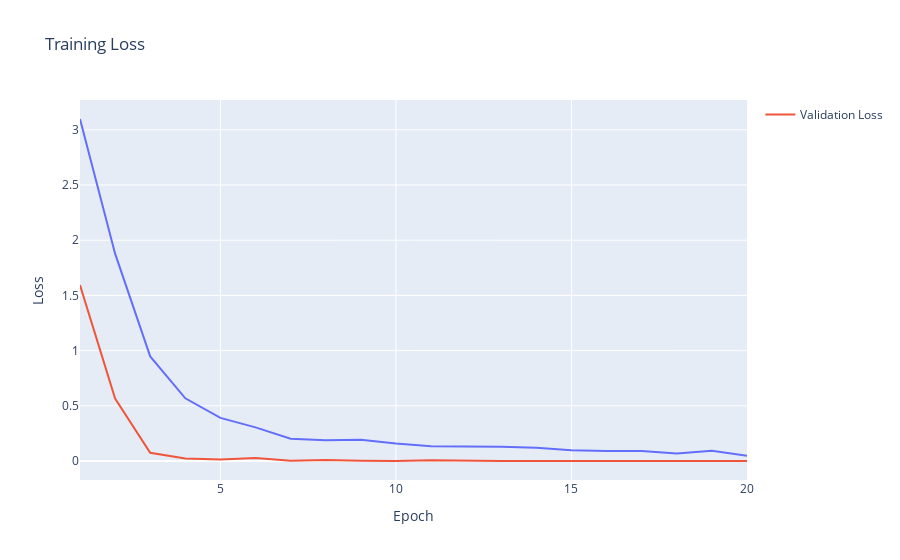
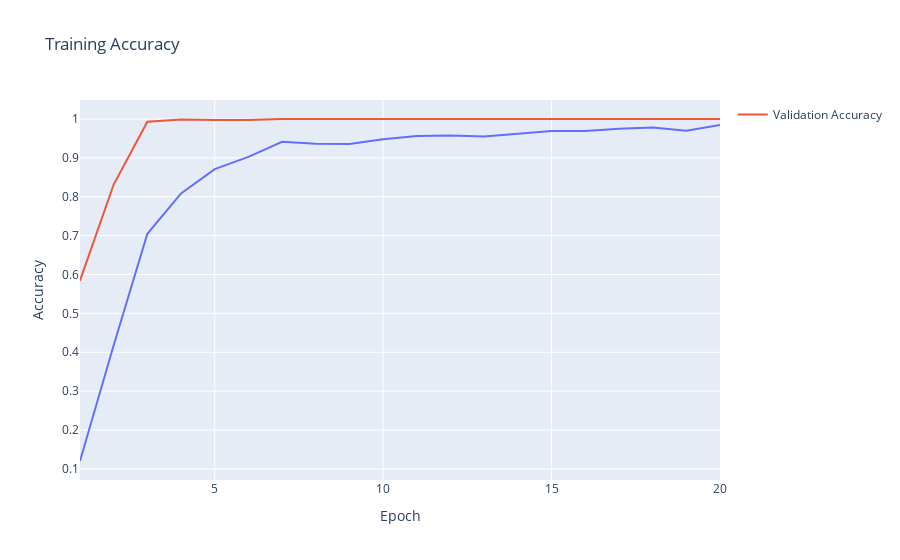

Write notebook code for charts like these, in order.
### Code cell
# Check accuracy
epochs = list(range(1, len(history.history['loss']) + 1))

fig_loss = px.line(x=epochs, y=history.history['loss'], labels={'x': 'Epoch', 'y': 'Loss'}, title='Training Loss')
fig_loss.add_scatter(x=epochs, y=history.history['val_loss'], mode='lines', name='Validation Loss')
fig_loss.show()

fig_acc = px.line(x=epochs, y=history.history['accuracy'], labels={'x': 'Epoch', 'y': 'Accuracy'}, title='Training Accuracy')
fig_acc.add_scatter(x=epochs, y=history.history['val_accuracy'], mode='lines', name='Validation Accuracy')
fig_acc.show()

### Figure 1 — Plotly figure (JSON) as saved in the notebook; plotly's stock layout.template omitted (floating-point values rounded to 4 significant figures)
{"data": [{"hovertemplate": "Epoch=%{x}<br>Loss=%{y}<extra></extra>", "legendgroup": "", "line": {"color": "#636efa", "dash": "solid"}, "marker": {"symbol": "circle"}, "mode": "lines", "name": "", "orientation": "v", "showlegend": false, "type": "scatter", "x": [1, 2, 3, 4, 5, 6, 7, 8, 9, 10, 11, 12, 13, 14, 15, 16, 17, 18, 19, 20], "xaxis": "x", "y": [3.098, 1.878, 0.9473, 0.5681, 0.3901, 0.3049, 0.2011, 0.1889, 0.1936, 0.1576, 0.1329, 0.1302, 0.1295, 0.1194, 0.09678, 0.09038, 0.09051, 0.06867, 0.09358, 0.0466], "yaxis": "y"}, {"mode": "lines", "name": "Validation Loss", "type": "scatter", "x": [1, 2, 3, 4, 5, 6, 7, 8, 9, 10, 11, 12, 13, 14, 15, 16, 17, 18, 19, 20], "y": [1.593, 0.5648, 0.07468, 0.02197, 0.01256, 0.02667, 0.003284, 0.008212, 0.001253, 0.0005479, 0.007955, 0.002018, 0.0007461, 0.0004197, 0.001757, 0.0003043, 0.001718, 0.000816, 0.0003618, 9.449e-05]}], "layout": {"autosize": true, "legend": {"tracegroupgap": 0}, "title": {"text": "Training Loss"}, "xaxis": {"anchor": "y", "autorange": true, "domain": [0, 1], "range": [1, 20], "title": {"text": "Epoch"}, "type": "linear"}, "yaxis": {"anchor": "x", "autorange": true, "domain": [0, 1], "range": [-0.172, 3.27], "title": {"text": "Loss"}, "type": "linear"}}}

### Figure 2 — Plotly figure (JSON) as saved in the notebook; plotly's stock layout.template omitted (floating-point values rounded to 4 significant figures)
{"data": [{"hovertemplate": "Epoch=%{x}<br>Accuracy=%{y}<extra></extra>", "legendgroup": "", "line": {"color": "#636efa", "dash": "solid"}, "marker": {"symbol": "circle"}, "mode": "lines", "name": "", "orientation": "v", "showlegend": false, "type": "scatter", "x": [1, 2, 3, 4, 5, 6, 7, 8, 9, 10, 11, 12, 13, 14, 15, 16, 17, 18, 19, 20], "xaxis": "x", "y": [0.1204, 0.4179, 0.7046, 0.8086, 0.8711, 0.9025, 0.9414, 0.9364, 0.9357, 0.9479, 0.9564, 0.9575, 0.955, 0.9625, 0.9689, 0.9689, 0.975, 0.9779, 0.97, 0.9843], "yaxis": "y"}, {"mode": "lines", "name": "Validation Accuracy", "type": "scatter", "x": [1, 2, 3, 4, 5, 6, 7, 8, 9, 10, 11, 12, 13, 14, 15, 16, 17, 18, 19, 20], "y": [0.5843, 0.8314, 0.9929, 0.9986, 0.9971, 0.9971, 1, 1, 1, 1, 1, 1, 1, 1, 1, 1, 1, 1, 1, 1]}], "layout": {"autosize": true, "legend": {"tracegroupgap": 0}, "title": {"text": "Training Accuracy"}, "xaxis": {"anchor": "y", "autorange": true, "domain": [0, 1], "range": [1, 20], "title": {"text": "Epoch"}, "type": "linear"}, "yaxis": {"anchor": "x", "autorange": true, "domain": [0, 1], "range": [0.07149, 1.049], "title": {"text": "Accuracy"}, "type": "linear"}}}
